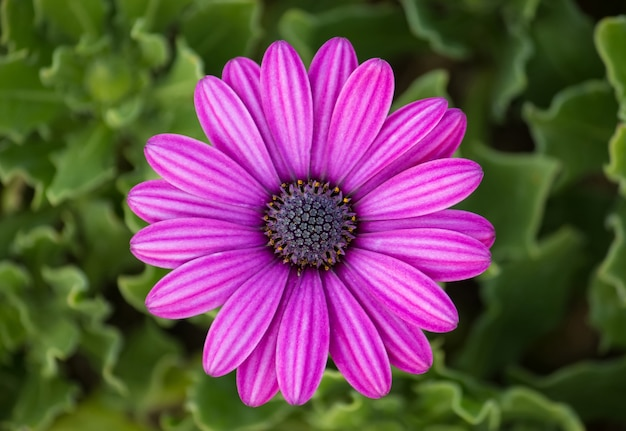
#> input picture purple.jpg, 626 x 431 px
$ python 'DIP Lab 8(Apply 3 by 3 arithmetic and geometric mean filter after adding gaussian noise).py'
#> lines starting #> are read from the running program, lines starting #| are printed output that depends on the picture
from PIL import Image
import numpy as np
import matplotlib.pyplot as plt
from skimage import img_as_float
from scipy.ndimage import uniform_filter, generic_filter

# Function to add Gaussian noise with higher variance for better visibility
def add_gaussian_noise(image, mean=0, var=10.0):  # Higher variance for more noticeable noise
    gaussian_noise = np.random.normal(mean, np.sqrt(var), image.shape)
    noisy_image = image + gaussian_noise
    return np.clip(noisy_image, 0, 255)

# Arithmetic mean filter using skimage's uniform filter
def arithmetic_mean_filter(image, kernel_size=3):
    return uniform_filter(image, size=kernel_size)

# Geometric mean filter using scipy's generic_filter
def geometric_mean_filter(image, kernel_size=3):
    def geo_mean(pixels):
        return np.exp(np.mean(np.log(pixels + 1e-7)))  # Avoiding log(0) with a small constant
    return generic_filter(image, geo_mean, size=kernel_size)

# Main function to load the image, add noise, and apply filters
def main():
    # Load the original image using PIL
    image_path = 'purple.jpg'  # Replace with the actual image path
    original_image = Image.open(image_path)
#> original_image is the input picture: PIL image 626x431 RGB; mean R, G, B 106.7, 75.4, 83.1

    if original_image is None:
        print("Error: Image not found.")
        return

    # Convert to grayscale using PIL
    grayscale_image = original_image.convert('L')  # 'L' mode is grayscale
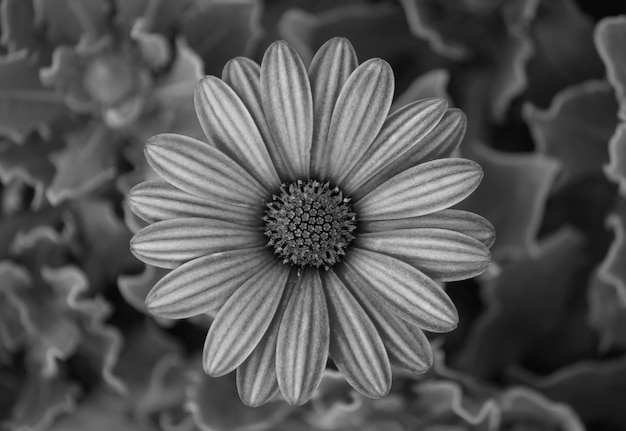
#> grayscale_image: PIL image 626x431 L; min 0, max 219, mean 85.6

    # Convert image to NumPy array for easier manipulation
    grayscale_image_np = np.array(grayscale_image)

    # Add Gaussian noise to the grayscale image with higher variance for better visibility
    noisy_image = add_gaussian_noise(grayscale_image_np, var=10.0)  # Increased variance for more visible noise
#> in add_gaussian_noise, `noisy_image = image + gaussian_noise`:
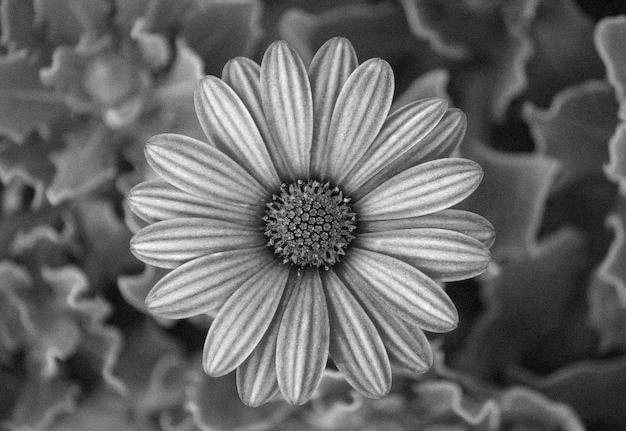
#> noisy_image: shape (431, 626) float64; min -6.88, max 221.6, mean 85.6; drawn with min black and max white

    # Apply 3x3 arithmetic mean filter (using skimage)
    arithmetic_filtered_image = arithmetic_mean_filter(noisy_image, kernel_size=3)

    # Apply 3x3 geometric mean filter (using scipy's generic_filter)
    geometric_filtered_image = geometric_mean_filter(noisy_image, kernel_size=3)

    # Display the images using matplotlib (with slightly larger output images)
    plt.figure(figsize=(16, 8))  # Increased size for better visibility

    plt.subplot(1, 4, 1)
    plt.title('Original Image')
    plt.imshow(grayscale_image_np, cmap='gray')
    plt.axis('off')

    plt.subplot(1, 4, 2)
    plt.title('Gaussian Noisy Image (High Noise)')
    plt.imshow(noisy_image, cmap='gray')
    plt.axis('off')

    plt.subplot(1, 4, 3)
    plt.title('Arithmetic Mean Filter (3x3)')
    plt.imshow(arithmetic_filtered_image, cmap='gray')
    plt.axis('off')

    plt.subplot(1, 4, 4)
    plt.title('Geometric Mean Filter (3x3)')
    plt.imshow(geometric_filtered_image, cmap='gray')
    plt.axis('off')

    plt.tight_layout()  # Adjust the spacing between the images
    plt.show()
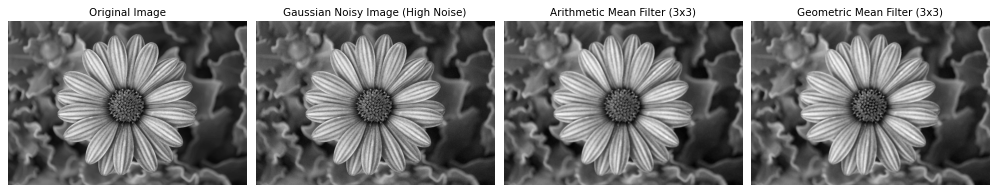
#> figure drawn by matplotlib, 4 panels

# Run the main function
if __name__ == "__main__":
    main()

$ run again, with flower.jpg copied over purple.jpg
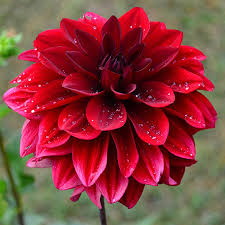
#> input picture flower.jpg, 225 x 225 px
#> in main, original_image is the input picture: PIL image 225x225 RGB; mean R, G, B 137.7, 61.1, 61.6
#> in arithmetic_mean_filter, `return uniform_filter(image, size=kernel_size)`:
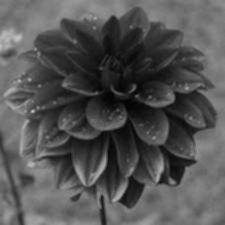
#> returned value: shape (225, 225) float64; min 2.55, max 196.8, mean 84.1
#> in main, `plt.show()`:
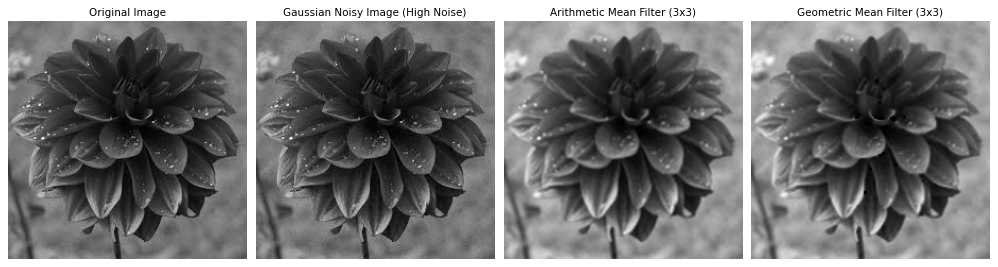
#> figure drawn by matplotlib, 4 panels

$ run again, with night.jpg copied over purple.jpg
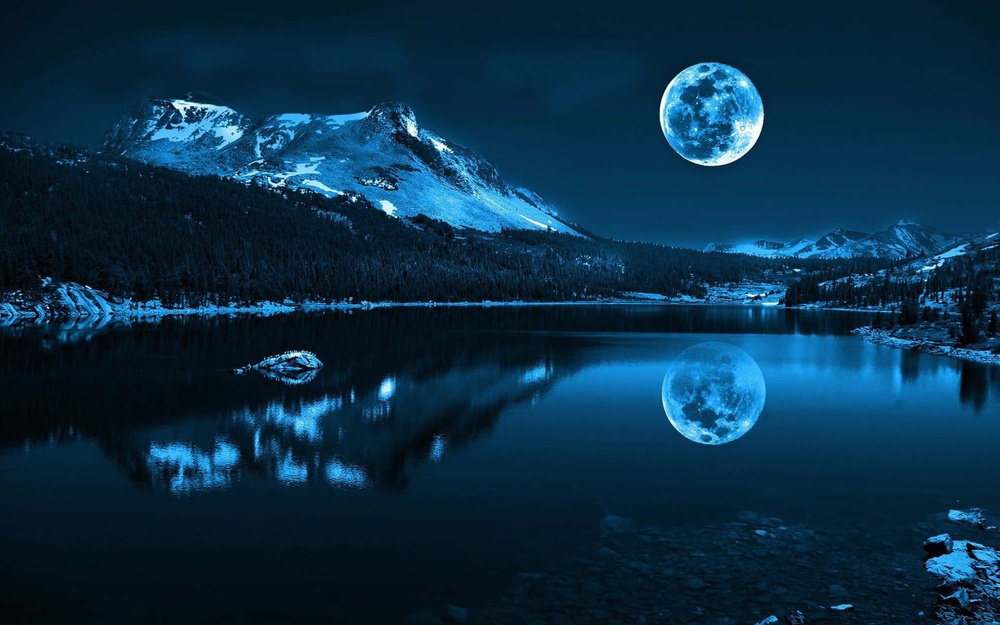
#> input picture night.jpg, 1000 x 625 px, shrunk from 1920 x 1200 before the run
#> in main, original_image is the input picture: PIL image 1000x625 RGB; mean R, G, B 10, 46.5, 71.2
#> in main, `grayscale_image = original_image.convert('L')  # 'L' mode is grayscale`:
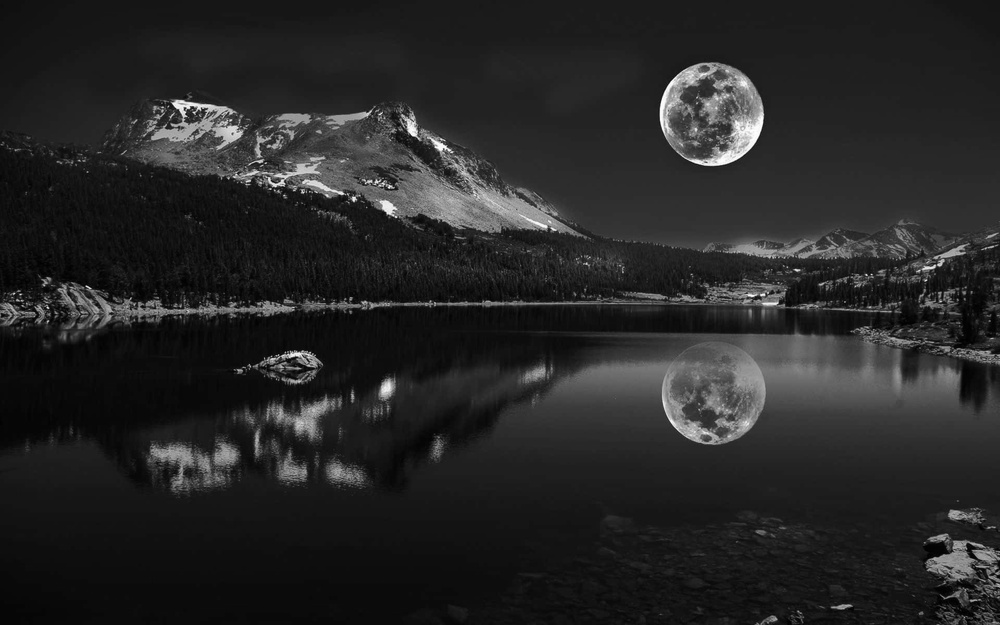
#> grayscale_image: PIL image 1000x625 L; min 0, max 254, mean 38.3
#> in main, `plt.show()`:
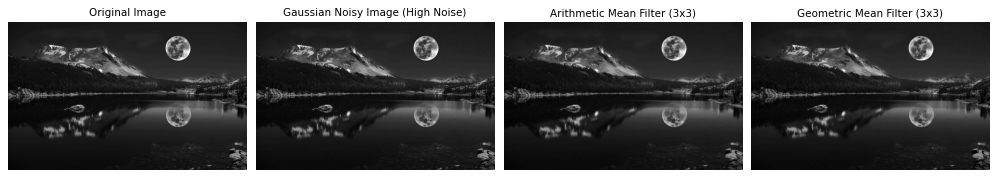
#> figure drawn by matplotlib, 4 panels

$ run again, with mahfuz.jpeg copied over purple.jpg
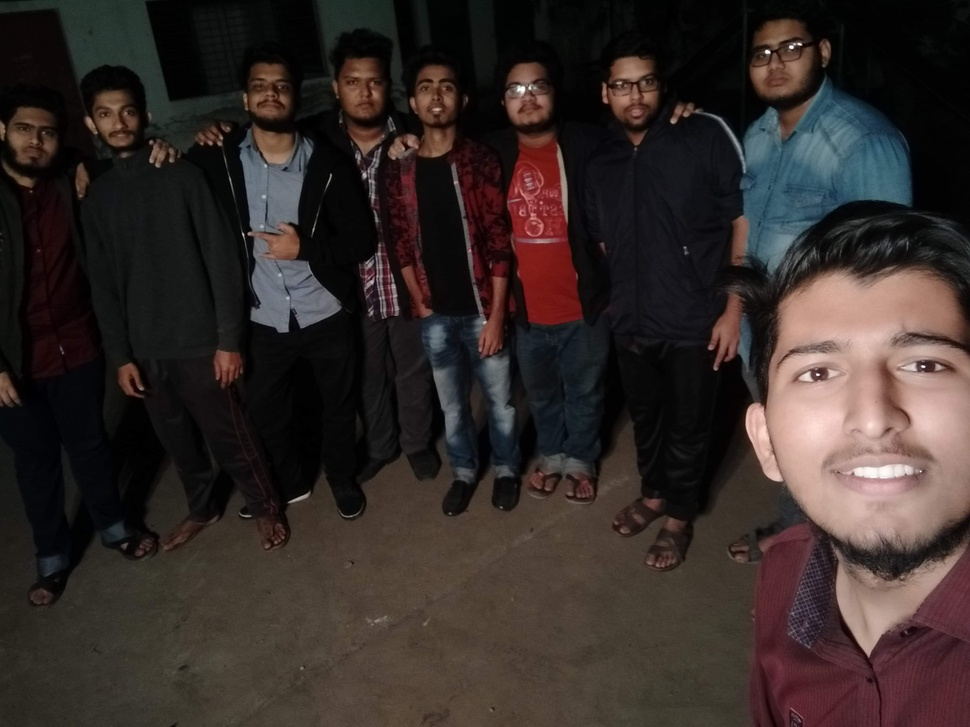
#> input picture mahfuz.jpeg, 970 x 727 px, shrunk from 3264 x 2448 before the run
#> in main, original_image is the input picture: PIL image 970x727 RGB; mean R, G, B 52.8, 43.4, 40.6
#> in main, `grayscale_image = original_image.convert('L')  # 'L' mode is grayscale`:
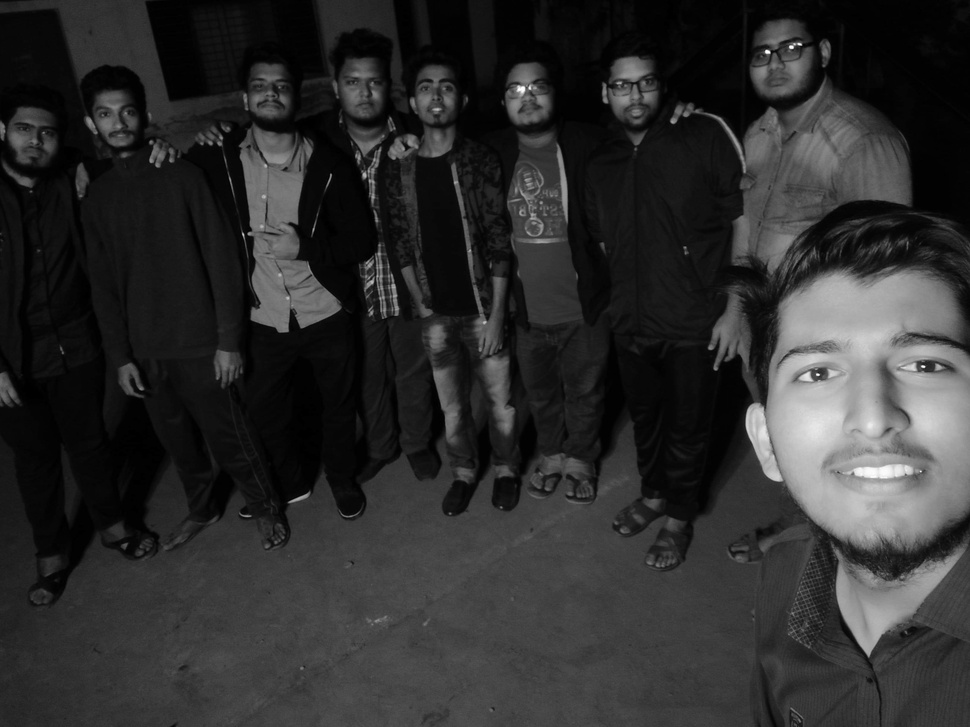
#> grayscale_image: PIL image 970x727 L; min 0, max 254, mean 45.8
#> in main, `plt.show()`:
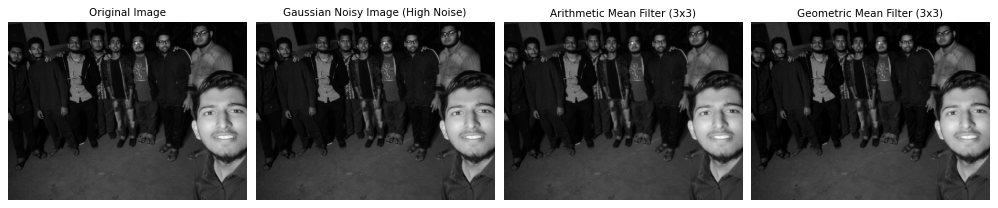
#> figure drawn by matplotlib, 4 panels
